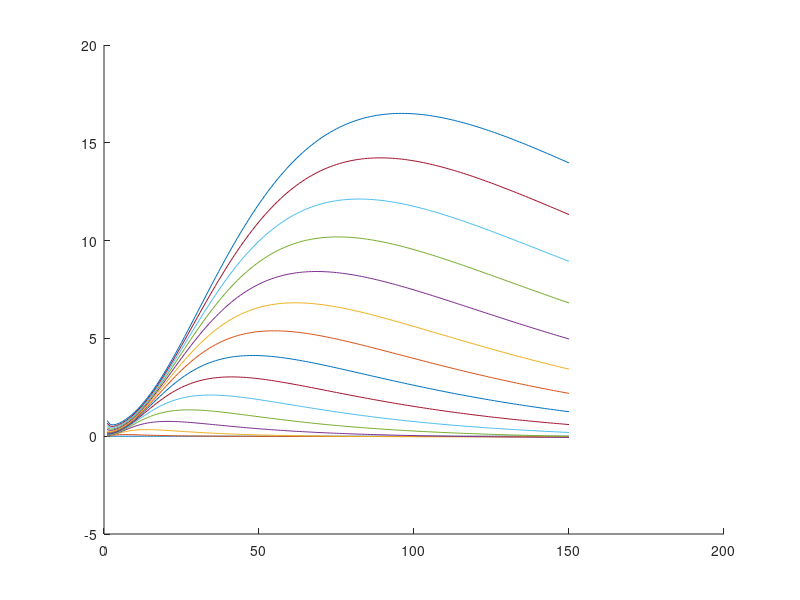

MATLAB code to generate this figure: (Note: this script raises an error after producing the figure.)
clear all;

%*******************Parametres liés à l'eolienne
r = 0.75;             % rayon pales
s = pi*r^2;          % Section pales eoiienne
rho = 1.2;           % densite de l'air
b = 15;       % inclinaison des pales
J = 0.0015;        % inertie eolienne seule
f = 0.001;        % frottement eolienne seule
 l=0;
for i=1:1:15
    Vvent=i-1;
    k=0;
  
    for j=1:1:150
        k=k+1;
        l=l+1;
        Omega=j;

        lambda=r*Omega/Vvent;
        lambda1=1/((1/(lambda+0.089*b))-(0.035/(b^3+1)));
        Cp=0.5*(116/lambda1-0.4*(b-5))*exp(-16.5/lambda1);
        Ct=Cp/lambda;
        couple(k,i)=0.5*rho*Ct*r*s*Vvent^2;
      
        vit_turbine(k)=j;
        Ct_graphe(l)=Cp;
        lambda_graphe(l)=lambda;
    end

    [Cmax(i),Omega_cmax(i)]=max(couple(:,i));


end

%%Pour avoir Ct positif et unique en fonction de Lambda 
% figure;
% [temp,indices]=sort(lambda_graphe);
% lambda_graphe2=lambda_graphe(indices);
% Ct_graphe2=Ct_graphe(indices);
% 
% [lambda_graphe3,ia,ic] = unique(lambda_graphe2);
% Ct_graphe3=Ct_graphe2(ia);
% 
% temp=find(Ct_graphe3>0);
% Ct_graphe4=Ct_graphe3(temp);
% lambda_graphe4=lambda_graphe3(temp);
% plot(lambda_graphe4,Ct_graphe4);

hold on;

for i=1:1:15
    plot(vit_turbine(:),couple(:,i))
end

cmax_model(:)=0.0015*Omega_cmax(:).^2-0.00056*Omega+0.0037;
plot(Omega_cmax(:),Cmax(:));
plot(Omega_cmax(:),cmax_model(:));

hold off;



